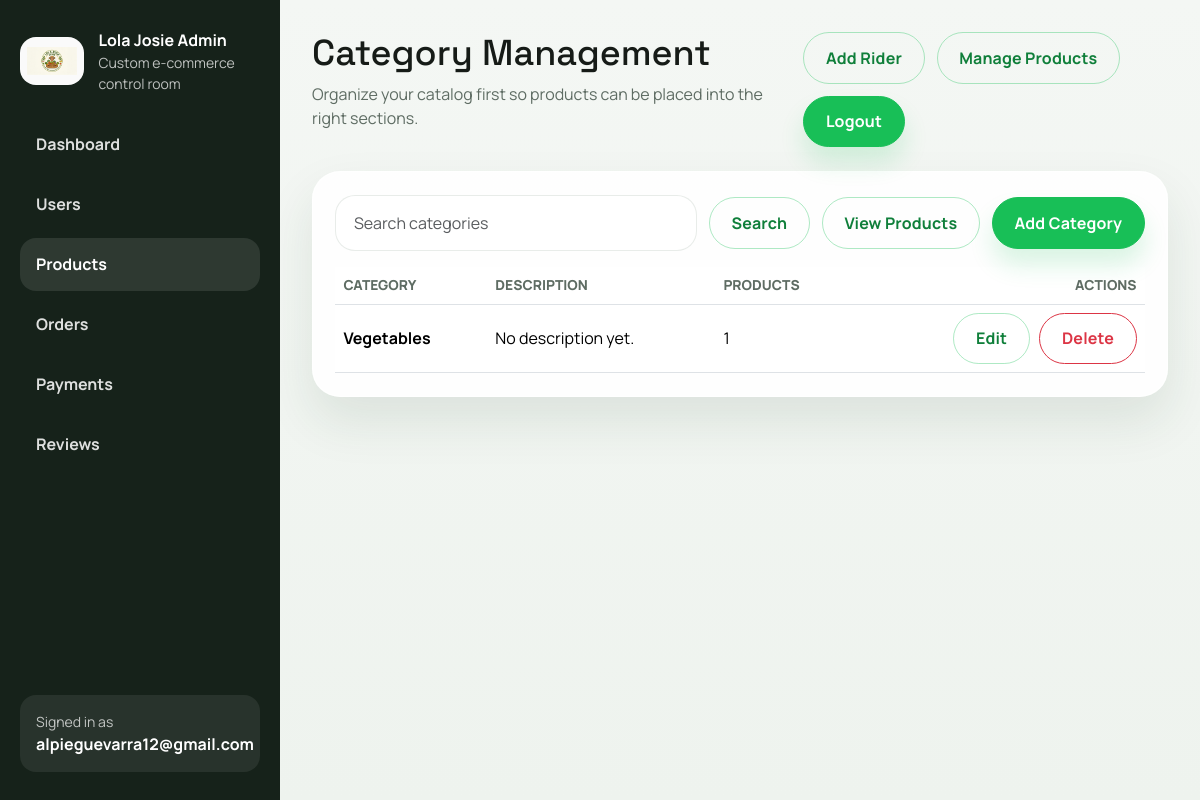
The page /admin-dashboard/products/categories/ (signed in) on the database as committed earlier.
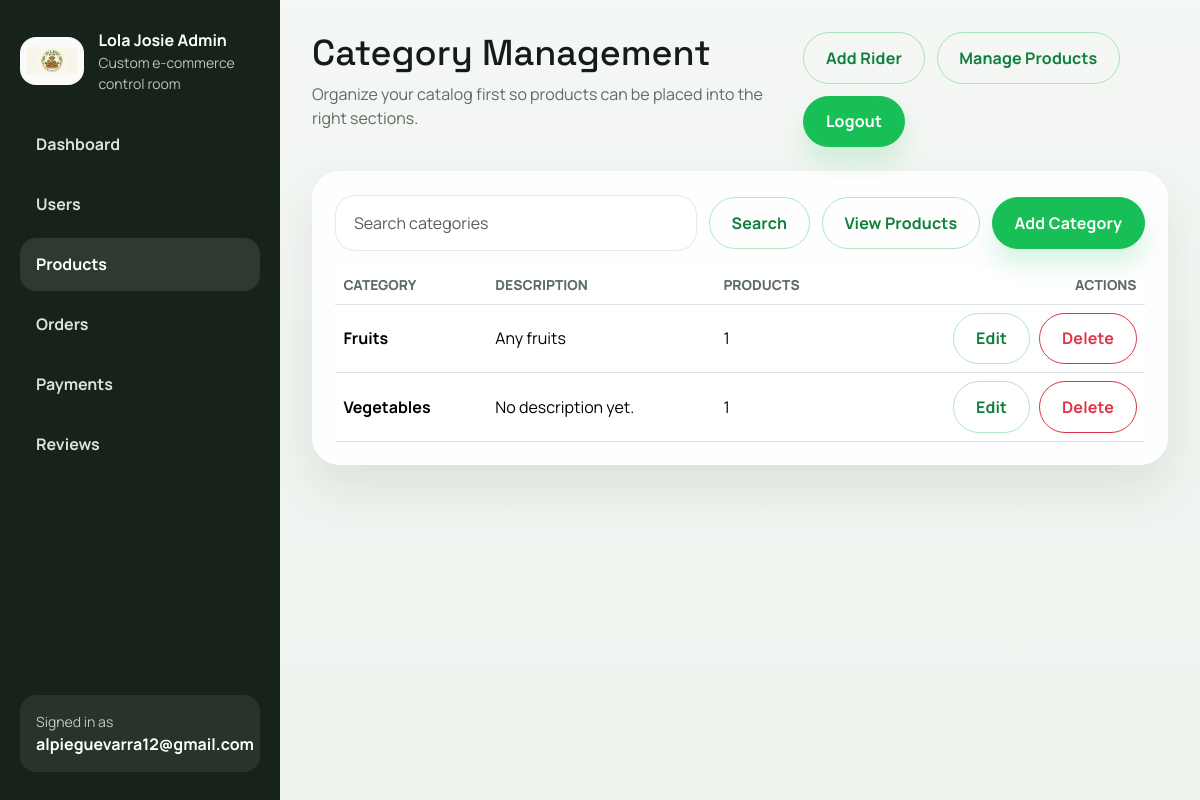
The same page on the database as committed later.
### products/models.py (models this page shows, shortened)
class Category(models.Model):
    name = models.CharField(max_length=120, unique=True)
    slug = models.SlugField(max_length=140, unique=True, blank=True)
    description = models.TextField(blank=True)
    class Meta:
        ordering = ["name"]
        verbose_name_plural = "categories"

### users/admin_views.py (the view)
# urls.py: path("categories/", CategoryListAPIView.as_view(), name="category_list"),
@admin_required
def category_list(request):
    query = request.GET.get("q", "").strip()
    categories = Category.objects.annotate(product_count=Count("products")).order_by("name")
    if query:
        categories = categories.filter(Q(name__icontains=query) | Q(description__icontains=query))
    page_obj = paginate_queryset(request, categories, per_page=12)
    return render(
        request,
        "admin_dashboard/categories/list.html",
        {
            "page_obj": page_obj,
            "query": query,
            "querystring": querystring_without_page(request),
            "section": "products",
        },
    )

### cart/cart.py (called while the page is built)
    def __len__(self):
        return sum(self.cart.values())

### cart/context_processors.py (called while the page is built)
def cart_summary(request):
    return {"cart_item_count": len(Cart(request))}

### config/context_processors.py (called while the page is built)
def site_meta(request):
    return {
        "site_name": settings.SITE_NAME,
        "site_tagline": settings.SITE_TAGLINE,
    }

### users/admin_access.py (called while the page is built)
def is_admin_user(user):
    return user.is_authenticated and (user.is_staff or user.is_superuser)

def admin_required(view_func):
    @wraps(view_func)
    @login_required(login_url="login")
    def wrapped_view(request, *args, **kwargs):
        if not is_admin_user(request.user):
            messages.error(request, "You do not have permission to access the admin dashboard.")
            return redirect("products:product_list")
        return view_func(request, *args, **kwargs)
    return wrapped_view

### users/admin_views.py (called while the page is built)
def paginate_queryset(request, queryset, per_page=10):
    paginator = Paginator(queryset, per_page)
    return paginator.get_page(request.GET.get("page"))

def querystring_without_page(request):
    params = request.GET.copy()
    params.pop("page", None)
    return params.urlencode()

### templates/admin_dashboard/categories/list.html (shortened to what this page needs)
{% extends "admin_dashboard/base_admin.html" %}
{% block admin_title %}Category Management{% endblock %}
{% block admin_intro %}Organize your catalog first so products can be placed into the right sections.{% endblock %}
{% block admin_content %}
<section class="admin-panel">
    <form method="get" class="admin-toolbar">
        <div class="admin-toolbar__search">
            <input type="text" name="q" class="form-control" value="{{ query }}" placeholder="Search categories">
        </div>
        <button type="submit" class="btn btn-outline-success">Search</button>
        <a class="btn btn-outline-success" href="{% url 'admin_dashboard:product_list' %}">View Products</a>
        <a class="btn btn-success" href="{% url 'admin_dashboard:category_create' %}">Add Category</a>
    </form>
    <div class="table-responsive">
        <table class="table admin-table align-middle">
            <thead>
                <tr>
                    <th>Category</th>
                    <th>Description</th>
                    <th>Products</th>
                    <th class="text-end">Actions</th>
                </tr>
            </thead>
            <tbody>
                {% for category in page_obj %}
                    <tr>
                        <td><strong>{{ category.name }}</strong></td>
                        <td>{{ category.description|default:"No description yet."|truncatewords:14 }}</td>
                        <td>{{ category.product_count }}</td>
                        <td class="text-end">
                            <div class="admin-actions">
                                <a class="btn btn-outline-success" href="{% url 'admin_dashboard:category_edit' category.id %}">Edit</a>
                                <a class="btn btn-outline-danger" href="{% url 'admin_dashboard:category_delete' category.id %}">Delete</a>
                            </div>
                        </td>
                    </tr>
                {% empty %}
                    <tr>
                        <td colspan="4" class="text-center text-secondary py-4">No categories found yet.</td>
                    </tr>
                {% endfor %}
            </tbody>
        </table>
    </div>
</section>
{% endblock %}

Rows that differ between the two databases and show on the page:
added Category: name "Fruits", description "Any fruits", product_count "1"
